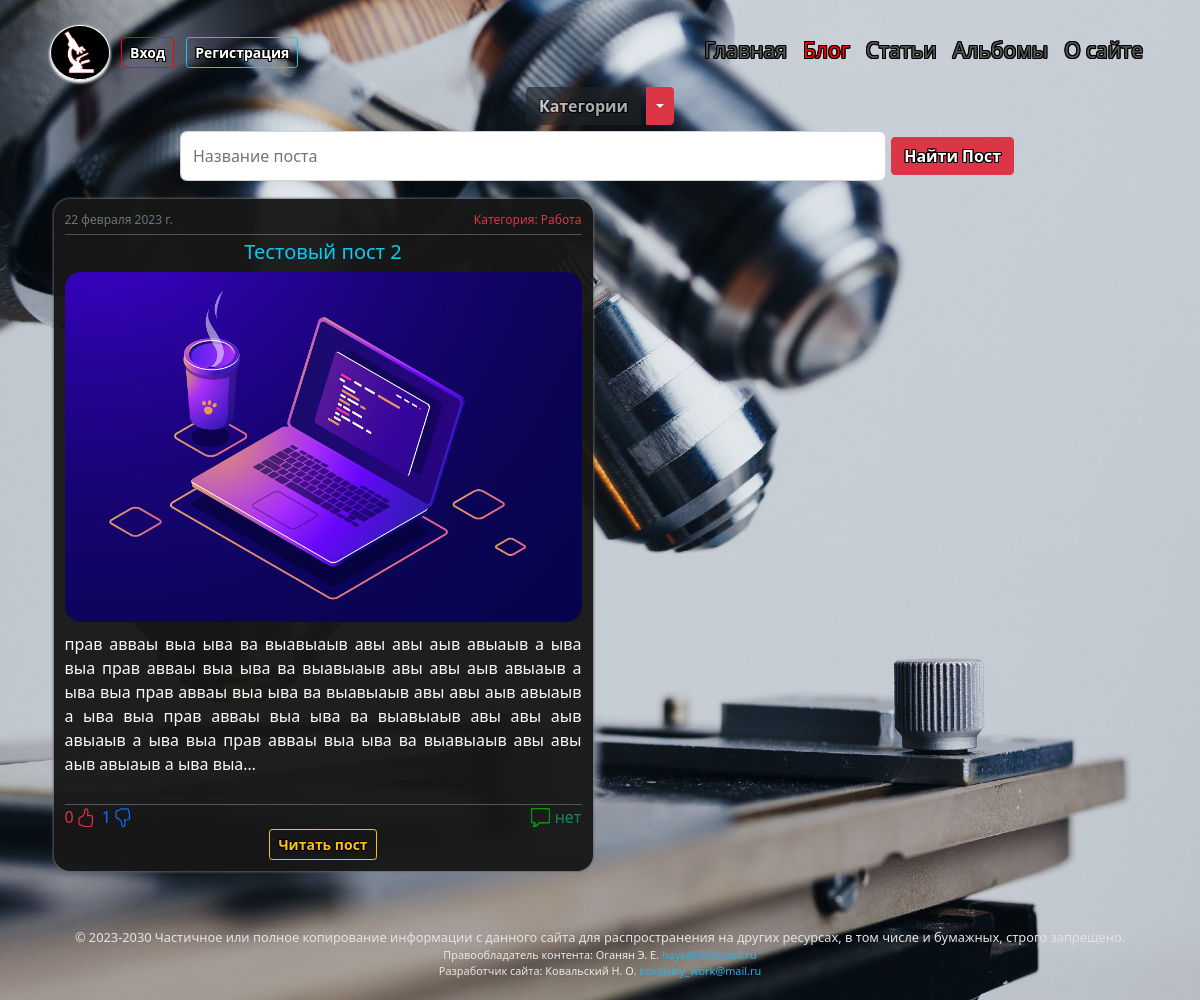
Before: /blog/category/rabota/ with the older database file.
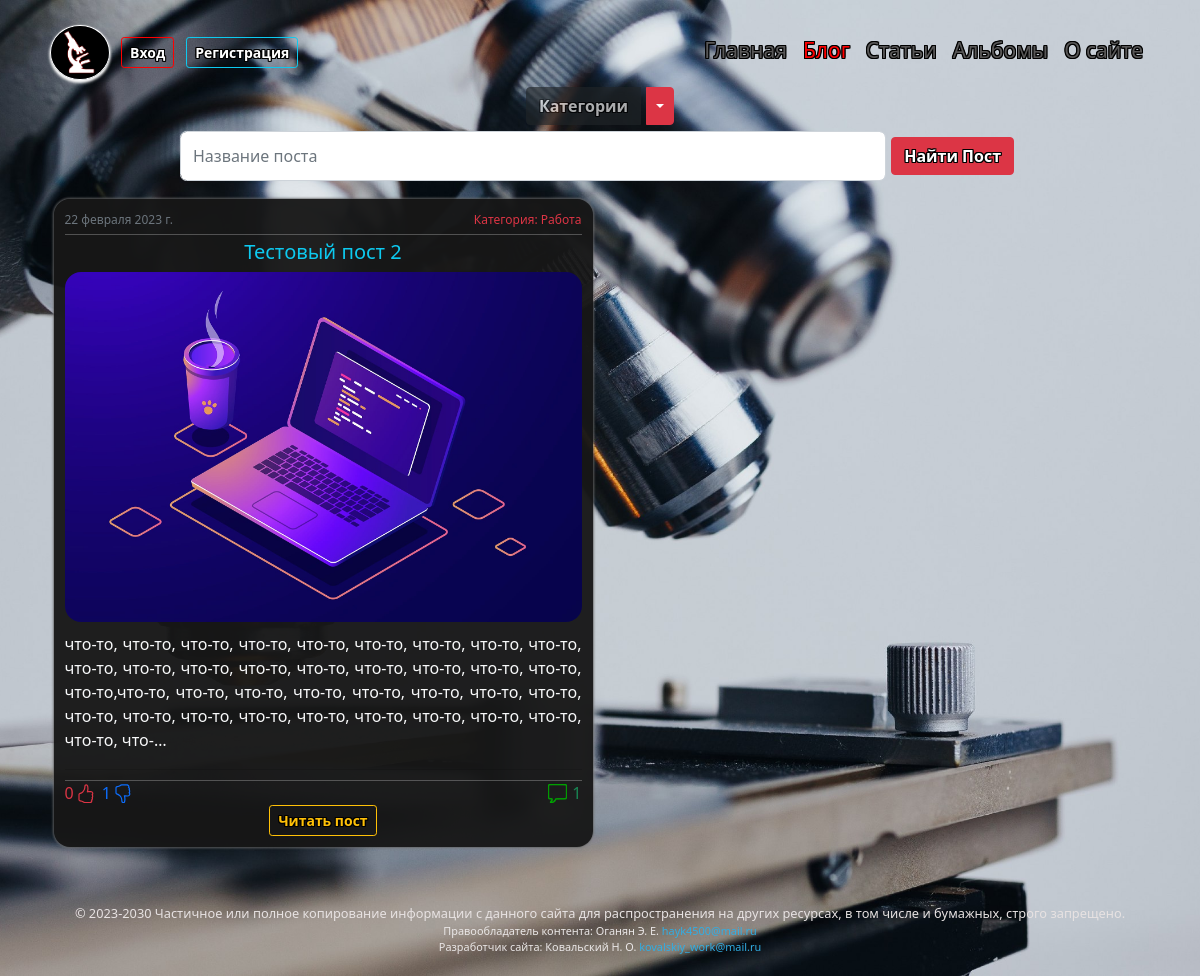
After: the same page with the newer database file.
### blog/models.py (models this page shows, shortened)
class Post(models.Model):
    title = models.CharField(verbose_name='_____Пост_____', max_length=40, unique=True)
    slug = models.SlugField(max_length=40, unique=True, db_index=True, verbose_name='URL')
    photo = models.ImageField(verbose_name='Фото', upload_to=post_directory_path, blank=True)
    text = models.TextField(verbose_name='Текст')
    time_create = models.DateTimeField(verbose_name='Время создания', auto_now_add=True)
    is_published = models.BooleanField(verbose_name='Публикация', default=True)
    cat = models.ForeignKey('Categories_Post', verbose_name='Категория', on_delete=models.PROTECT, null=False)
    thumbsup = models.IntegerField(verbose_name='Нравится', default='0')
    thumbsdown = models.IntegerField(verbose_name='Не нравится', default='0')
    thumbs = models.ManyToManyField(CustomUser, verbose_name='Голосовали', related_name='thumbs', default=None, blank=True)
    def text_100(self):
        if len(self.text) > 99:
            return u"%s..." % (self.text[:100],)
        else:
            return self.text
    text_100.short_description = 'Текст поста'
    def get_absolute_url(self):
        return reverse('post', kwargs={'post_slug': self.slug})
    class Meta:
        verbose_name = "Пост"
        verbose_name_plural = "Посты"
        ordering = ['-time_create']

class Categories_Post(models.Model):
    name = models.CharField(verbose_name='Категория', max_length=40, db_index=True, unique=True)
    slug = models.SlugField(max_length=80, unique=True, db_index=True, verbose_name='URL')
    def __str__(self):
        return self.name
    def get_absolute_url(self):
        return reverse('category', kwargs={'cat_slug': self.slug})
    class Meta:
        verbose_name = "Категорию"
        verbose_name_plural = "Категории"

### blog/views.py (the view)
# urls.py: path('category/<slug:cat_slug>/', ShowCategory.as_view(), name='category'),
class ShowCategory(PostMixin, ListView):
    model = Post
    template_name = 'blog/category.html'
    context_object_name = 'posts'
    allow_empty = False
    def get_context_data(self, *, object_list=None, **kwargs):
        context = super().get_context_data(**kwargs)
        c = Categories_Post.objects.get(slug=self.kwargs['cat_slug'])
        context['title'] = 'Категория - ' + str(c.name)
        context['cat_selected'] = c.slug
        return context
    def get_queryset(self):
        return Post.objects.filter(cat__slug=self.kwargs['cat_slug'], is_published=True)\
            .annotate(number_of_comments=Count('comments_post', filter=Q(comments_post__status=True)))\
            .order_by('-time_create').select_related('cat')

### blog/context_processors.py (called while the page is built)
def menu_context_processor(request):
    return {'menu': menu, 'home': home}

### blog/templatetags/blog_tags.py (called while the page is built)
@register.inclusion_tag('blog/list_categories.html', name='showcats')
def show_categories_and_post(cat_selected=0):
    cats = cache.get('cats')
    if not cats:
        cats = Categories_Post.objects.annotate(Count('post')).filter(post__is_published=True)
        cache.set('cats', cats, 60)
    return {'cats': cats, 'cat_selected': cat_selected}

### blog/templates/blog/category.html (shortened to what this page needs)
{% extends 'blog/include/base.html' %}
{% block content %}
{% include 'blog/include/base_blog.html' %}
{% endblock %}

### blog/templates/blog/include/base_blog.html (shortened to what this page needs)
{% load blog_tags %}
{% load static %}
{% if request.resolver_match.view_name == 'search_posts' %}
{% showcats cat_selected=-1 %}
{% else %}
{% showcats cat_selected=cat_selected %}
{% endif %}
<form action="{% url 'search_posts' %}" class="form" method="get" style="width:auto; margin-left:15%; margin-right:15%;">{% csrf_token %}
    <div class="input-group" >
        <input id="search" name="q" type="search" class="form-control"  required="" placeholder="Название поста" style="border-radius:0.4em;">
        <span class="input-group-btn">
            <button type="submit" class="btn btn-danger">Найти Пост</button>
        </span>
    </div>
</form>
<div class="profile-2">
    <div class="row row-cols-1 row-cols-md-2 row-cols-lg-2  g-1">
        {% for post in posts %}
        <div class="col">
            <div class="profile-cust card h-100">
                <div class="card-body">
                    <span class="right" style="float:right;">
                        <p class="text-danger time">Категория: {{post.cat}}</p>
                    </span>
                    <span class="left" style="float:left;">
                        <p class="text-muted time">{{post.time_create|date}}</p>
                    </span>
                    <br>
                    <hr class="text-white" style="margin-top:0%; margin-bottom:1%">
                    <h2 class="text-info fs-5 text-center">{{post.title|truncatechars:51}}</h2>
                    {% if post.photo %}
                    <div class="text-center">
                        <img class="image-posts" src="{{post.photo.url}}">
                    </div>
                    <p class="text-light fs-9 text-blog ">{{post.text|linebreaksbr|truncatechars:300}}</p>
                    {% else %}
                    <p class="text-light fs-9 text-blog ">{{post.text|linebreaksbr|truncatechars:1190}}</p>
                    {% endif %}
                </div>
                <div class="card-footer ">
                    <hr class="text-white" style="margin-top:2%; margin-bottom:0%">
                    <span class="right" style="float:right;">
                        <ul class="lines">
                            <li class="lines">
                                <image class="btn-like" src="{% static 'blog/images/comment.png' %}" style="margin-top:0.2em; margin-right:5px;" width="19em" height="19em"></image>
                            <li class="lines">
                                <h7 class="text-success" style="margin-bottom:0px;">{{post.number_of_comments|default:"нет"}}</h7>
                        </ul>
                    </span>
                    <span class="left" style="float:left;">
                        <ul class="lines">
                            <li class="lines">
                                <h7 class="text-danger" style="margin-bottom:0px;  margin-right:2px; color:red;">{{post.thumbsup}}</h7>
                            <li class="lines">
                            <li class="lines">
                                <h7 class="text-primary" style="margin-bottom:0px;  margin-right:2px;">{{post.thumbsdown}}</h7>
                            <li class="lines">
                        </ul>
                    </span>
                    <br>
                    <div class="text-center">
                        <a href="{{post.get_absolute_url}}">
                            <button type="button" class="btn btn-outline-warning btn-sm btn-profile">Читать пост</button>
                        </a>
                    </div>
                </div>
            </div>
        </div>
        {% endfor %}
    </div>
</div>

Changed rows visible on the page:
changed Post "Тестовый пост 2": text "прав авваы выа ыва ва выавыаыв авы авы аыв авыаыв а ыва выа прав авваы выа ыва ва выавыаыв авы авы аыв авыаыв а ыва выа прав авваы выа ыва ва выавыаыв авы авы аыв авыаыв а ыва выа прав авваы выа ыва ва выавыаыв авы авы аыв авыаыв а ыва выа прав авваы выа ыва ва выавыаыв авы авы аыв авыаыв а ыва выа…" → "что-то, что-то, что-то, что-то, что-то, что-то, что-то, что-то, что-то, что-то, что-то, что-то, что-то, что-то, что-то, что-то, что-то, что-то, что-то,что-то, что-то, что-то, что-то, что-то, что-то, что-то, что-то, что-то, что-то, что-то, что-то, что-то, что-то, что-то, что-то, что-то, что-то, что-…"; number_of_comments "нет" → "1"
